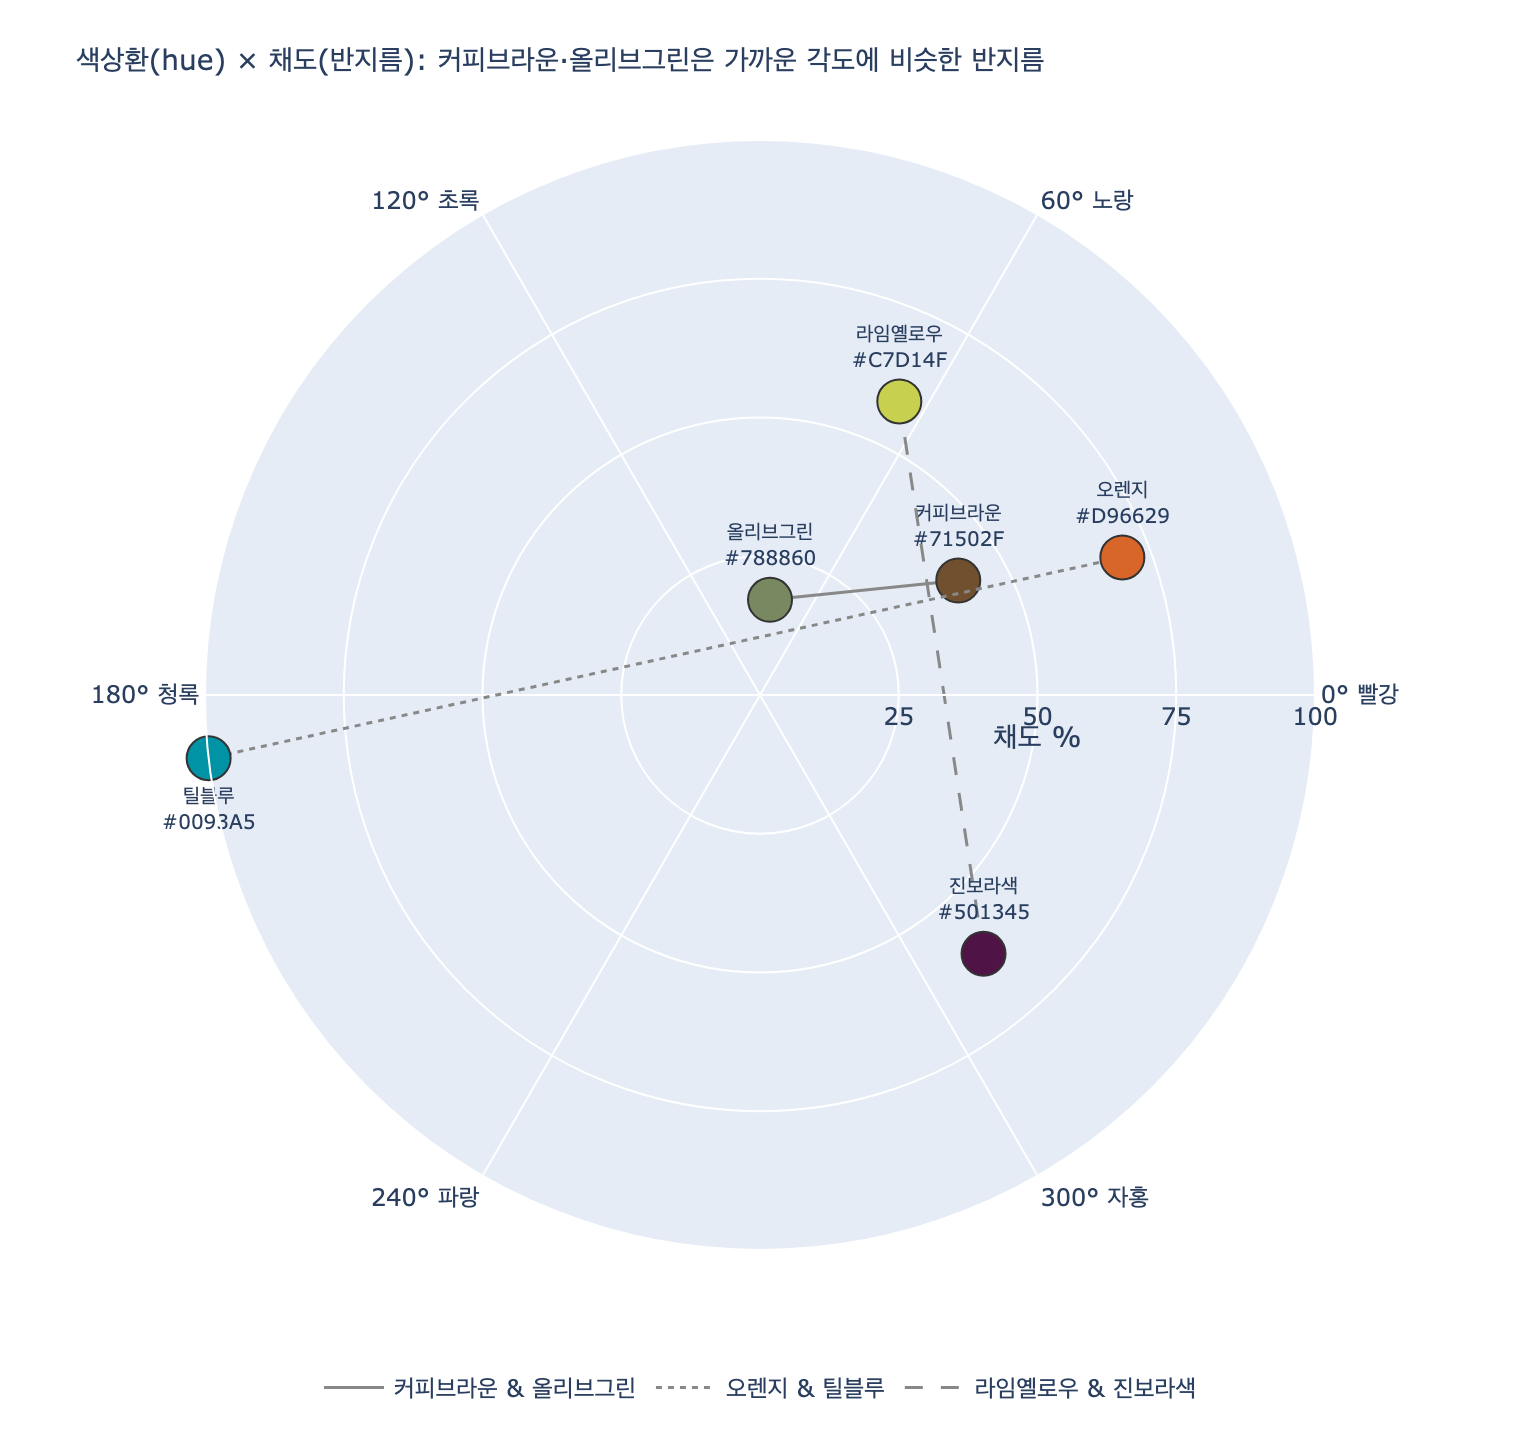

Reproduce this figure in Python.
# %% [markdown]
# # 커피브라운 & 올리브그린 — 유사색 + 동일 톤을 수치로 확인하기
#
# 영상은 두 색의 관계를 두 축으로 나눠 본다.
#
# 1. **색상환 위치**: 두 색의 색상각(hue) 차이. 작으면 유사색(analogous), $180^\circ$ 근처면 보색(complementary).
# 2. **톤**: 채도(saturation)와 명도(lightness). 두 색이 비슷하면 "동일 톤(대칭)", 크게 벌어지면 "비대칭(위계)".
#
# 커피브라운 `#71502F`, 올리브그린 `#788860`을 HSL로 바꿔 이 두 축을 직접 계산해 본다.
# 비교 대상으로 보색·톤 대칭인 오렌지 & 틸블루, 보색·톤 비대칭인 라임옐로우 & 진보라색을 같은 표에 놓는다.
#
# 색상각 차이는 원 위의 거리이므로
# $$\Delta h = \min\big(|h_1 - h_2|,\ 360^\circ - |h_1 - h_2|\big)$$
# 로 계산한다 (최댓값 $180^\circ$).

# %%
import colorsys
import os

import plotly.graph_objects as go


def _show(fig):
    try:
        from IPython import get_ipython

        if get_ipython() is not None:
            fig.show()
    except ImportError:
        pass


HERE = os.path.dirname(os.path.abspath(__file__)) if "__file__" in globals() else os.getcwd()


def hex_to_hsl(hex_code: str) -> tuple[float, float, float]:
    """'#RRGGBB' -> (hue[deg], saturation[%], lightness[%])."""
    r, g, b = (int(hex_code[i : i + 2], 16) / 255 for i in (1, 3, 5))
    h, l, s = colorsys.rgb_to_hls(r, g, b)  # 표준 라이브러리는 HLS 순서로 반환
    return h * 360, s * 100, l * 100


for name, hx in [("커피브라운", "#71502F"), ("올리브그린", "#788860")]:
    h, s, l = hex_to_hsl(hx)
    print(f"{name} {hx}: hue={h:6.1f}°, sat={s:5.1f}%, light={l:5.1f}%")
# 출력:
# 커피브라운 #71502F: hue=  30.0°, sat= 41.2%, light= 31.4%
# 올리브그린 #788860: hue=  84.0°, sat= 17.2%, light= 45.5%

# %% [markdown]
# 두 색의 색상각은 $30^\circ$와 $84^\circ$로 색상환에서 **같은 노랑-초록 쪽 사분면**에 붙어 있다.
# 채도는 둘 다 50% 아래(탁한 색, "회색기가 약간 섞여 있다"), 명도는 둘 다 30~45%대(중간 어두움)라 톤이 비슷하다.
#
# 이제 다른 두 쌍과 같은 잣대로 비교한다.

# %%
PAIRS = {
    "커피브라운 & 올리브그린": (("커피브라운", "#71502F"), ("올리브그린", "#788860")),
    "오렌지 & 틸블루": (("오렌지", "#D96629"), ("틸블루", "#0093A5")),
    "라임옐로우 & 진보라색": (("라임옐로우", "#C7D14F"), ("진보라색", "#501345")),
}


def hue_distance(h1: float, h2: float) -> float:
    d = abs(h1 - h2) % 360
    return min(d, 360 - d)


def classify(dh: float, s1: float, s2: float, dl: float) -> tuple[str, str]:
    """색상환 관계: 60° 이내 유사색, 150° 이상 보색, 그 사이는 준보색.
    톤 관계: 명도 차이 25%p 이내이고 채도가 같은 쪽(둘 다 50% 이상 또는 둘 다 미만)이면 대칭."""
    wheel = "유사색" if dh <= 60 else ("보색" if dh >= 150 else "준보색")
    same_sat_side = (s1 >= 50) == (s2 >= 50)
    tone = "대칭(동일 톤)" if dl <= 25 and same_sat_side else "비대칭"
    return wheel, tone


print(f"{'조합':<14}{'Δhue':>7}{'sat1':>6}{'sat2':>6}{'Δlight':>8}  색상환 관계  톤 관계")
print("-" * 60)
for pair, ((n1, c1), (n2, c2)) in PAIRS.items():
    h1, s1, l1 = hex_to_hsl(c1)
    h2, s2, l2 = hex_to_hsl(c2)
    dh, dl = hue_distance(h1, h2), abs(l1 - l2)
    wheel, tone = classify(dh, s1, s2, dl)
    print(f"{pair:<14}{dh:>6.1f}°{s1:>5.0f}%{s2:>5.0f}%{dl:>7.1f}%  {wheel:<8}  {tone}")
# 출력:
# 조합             Δhue  sat1  sat2  Δlight  색상환 관계  톤 관계
# ------------------------------------------------------------
# 커피브라운 & 올리브그린  54.0°   41%   17%   14.1%  유사색       대칭(동일 톤)
# 오렌지 & 틸블루     165.8°   70%  100%   18.2%  보색        대칭(동일 톤)
# 라임옐로우 & 진보라색 113.8°   59%   62%   37.1%  준보색       비대칭

# %% [markdown]
# - **커피브라운 & 올리브그린**: $\Delta h = 54^\circ$로 세 쌍 중 유일하게 색상환에서 인접(유사색). 둘 다 저채도(41%, 17%)이고 명도 차이 $14\%\text{p}$라 동일 톤.
# - **오렌지 & 틸블루**: $\Delta h \approx 166^\circ$로 거의 정반대(보색). 둘 다 고채도(70%, 100%)에 명도도 비슷 → 톤은 대칭이지만 "절제하지 않은" 고채도 대칭. 각도가 정반대라 팽팽하게 부딪힌다.
# - **라임옐로우 & 진보라색**: HSL(RGB 기반) 색상환에서는 $\Delta h \approx 114^\circ$로 준보색. 영상은 화가의 전통 색상환(RYB)에서 노랑↔보라가 정반대이므로 "보색"이라 부른다.
#   어느 색상환을 쓰든 핵심은 명도 차이 $37\%\text{p}$ — 영상이 말한 "명도 극단 격차, 위계"다.
#
# 정리하면, 커피브라운·올리브그린 조합만이 **각도도 가깝고 톤도 비슷**하다. 그래서 두 색의 경계가 튀지 않고 오브제가 자연스럽게 이어진다.

# %% [markdown]
# ## 색상환(hue wheel) 위에 세 쌍 찍어 보기
#
# 각도 = hue, 반지름 = 채도(%)로 극좌표 산점도를 그린다. 점 색은 실제 HEX.
# 같은 쌍은 선으로 이었다. 유사색 쌍은 선이 짧고 반지름도 비슷하며, 보색 쌍은 원의 중심을 가로지른다.

# %%
fig = go.Figure()
dash_styles = {
    "커피브라운 & 올리브그린": "solid",
    "오렌지 & 틸블루": "dot",
    "라임옐로우 & 진보라색": "dash",
}
for pair, colors in PAIRS.items():
    hsl = [hex_to_hsl(c) for _, c in colors]
    thetas = [h for h, _, _ in hsl]
    rs = [s for _, s, _ in hsl]
    fig.add_trace(
        go.Scatterpolar(
            r=rs,
            theta=thetas,
            mode="lines",
            line=dict(color="#888888", width=1.5, dash=dash_styles[pair]),
            name=pair,
            legendgroup=pair,
            hoverinfo="skip",
        )
    )
    fig.add_trace(
        go.Scatterpolar(
            r=rs,
            theta=thetas,
            mode="markers+text",
            marker=dict(size=22, color=[c for _, c in colors], line=dict(color="#333333", width=1)),
            text=[f"{n}<br>{c}" for n, c in colors],
            textposition=["top center", "bottom center"] if pair == "오렌지 & 틸블루" else "top center",
            textfont=dict(size=10),
            legendgroup=pair,
            showlegend=False,
            hovertemplate="%{text}<br>hue=%{theta:.1f}°, sat=%{r:.1f}%<extra></extra>",
        )
    )

fig.update_layout(
    title=dict(
        text="색상환(hue) × 채도(반지름): 커피브라운·올리브그린은 가까운 각도에 비슷한 반지름",
        font=dict(size=14),
    ),
    polar=dict(
        angularaxis=dict(direction="counterclockwise", rotation=0, tickmode="array",
                         tickvals=[0, 60, 120, 180, 240, 300],
                         ticktext=["0° 빨강", "60° 노랑", "120° 초록", "180° 청록", "240° 파랑", "300° 자홍"]),
        radialaxis=dict(range=[0, 100], title="채도 %", tickvals=[25, 50, 75, 100]),
    ),
    legend=dict(orientation="h", yanchor="bottom", y=-0.15, x=0.5, xanchor="center"),
    width=760,
    height=720,
    margin=dict(t=70, b=90, l=40, r=40),
)
_show(fig)
fig.write_image(os.path.join(HERE, "expy.png"), scale=2)
print("saved:", os.path.join(HERE, "expy.png"))
# 출력: saved: .../expy.png

# %% [markdown]
# ## 정리
#
# | 조합 | 색상환 | 톤 | 효과 |
# |---|---|---|---|
# | 커피브라운 & 올리브그린 | 유사색 ($\Delta h = 54^\circ$) | 동일 톤 (저채도·중저명도) | 경계가 흐려져 오브제가 자연스럽게 이어짐 |
# | 오렌지 & 틸블루 | 보색 ($\Delta h \approx 166^\circ$) | 둘 다 고채도 (대칭, 절제 없음) | 팽팽한 대립, 인물·배경 분리 |
# | 라임옐로우 & 진보라색 | 보색(RYB) / 준보색(HSL $\Delta h \approx 114^\circ$) | 명도 극단 격차 (비대칭) | 주도색·보조색 위계 |
#
# 질문의 답: 커피브라운과 올리브그린은 **색상환에서 인접한 유사색**이고 **동일한 톤**을 유지한다. 그래서 색의 경계와 오브제를 자연스럽게 연결한다.
